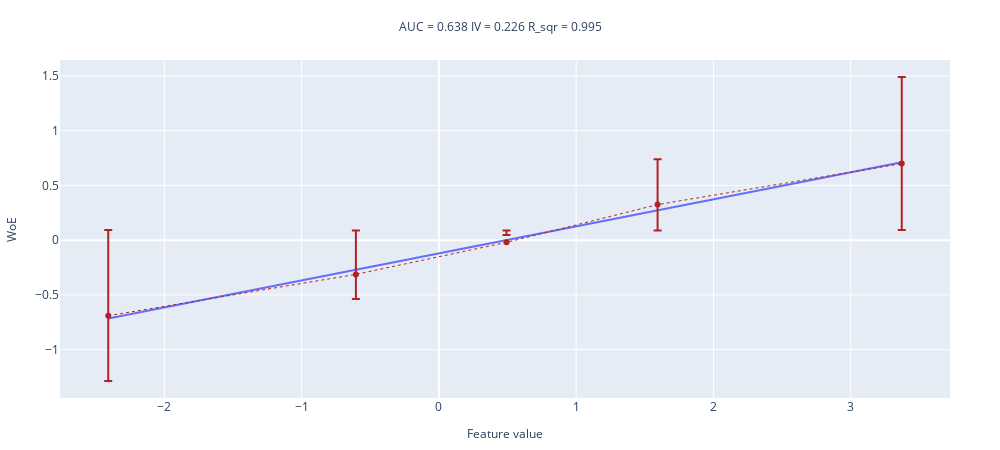

The cell this chart's notebook holds for it:
### Code cell
sample_size = int(1e4)
noise_std = 2.

df = pd.DataFrame()
y = np.array(sample_size // 2 * [0] + sample_size // 2 * [1])
df['target']  = y

np.random.seed(89)
x = np.concatenate([sps.norm(0, noise_std).rvs(size = sample_size // 2), sps.norm(1, noise_std).rvs(size = sample_size // 2)])
df['feature'] = x

woe_line(values=x, target=y, n_buckets=5)

### Figure 1 — Plotly figure (JSON) as saved in the notebook; plotly's stock layout.template omitted (floating-point values rounded to 4 significant figures)
{"data": [{"mode": "lines", "name": "interpolation_line", "showlegend": false, "type": "scatter", "x": [-2.408, -0.6045, 0.4928, 1.593, 3.372], "y": [-0.7161, -0.2703, 0.0008596, 0.2728, 0.7123]}, {"error_y": {"array": [-0.5973, -0.2238, 0.06763, 0.4136, 0.7922], "arrayminus": [-0.783, -0.4012, -0.1076, 0.236, 0.6061], "symmetric": false, "type": "data"}, "line": {"color": "firebrick", "dash": "dot", "width": 1}, "name": "WoE", "showlegend": false, "type": "scatter", "x": [-2.408, -0.6045, 0.4928, 1.593, 3.372], "y": [-0.6901, -0.3125, -0.02, 0.3248, 0.6992]}], "layout": {"height": 450, "margin": {"b": 50, "l": 50, "r": 50, "t": 60}, "title": {"font": {"size": 12}, "text": "AUC = 0.638 IV = 0.226 R_sqr = 0.995 ", "x": 0.5, "xanchor": "center", "y": 0.95, "yanchor": "top"}, "width": 1000, "xaxis": {"title": {"font": {"size": 12}, "text": "Feature value"}}, "yaxis": {"title": {"font": {"size": 12}, "text": "WoE"}}}}
